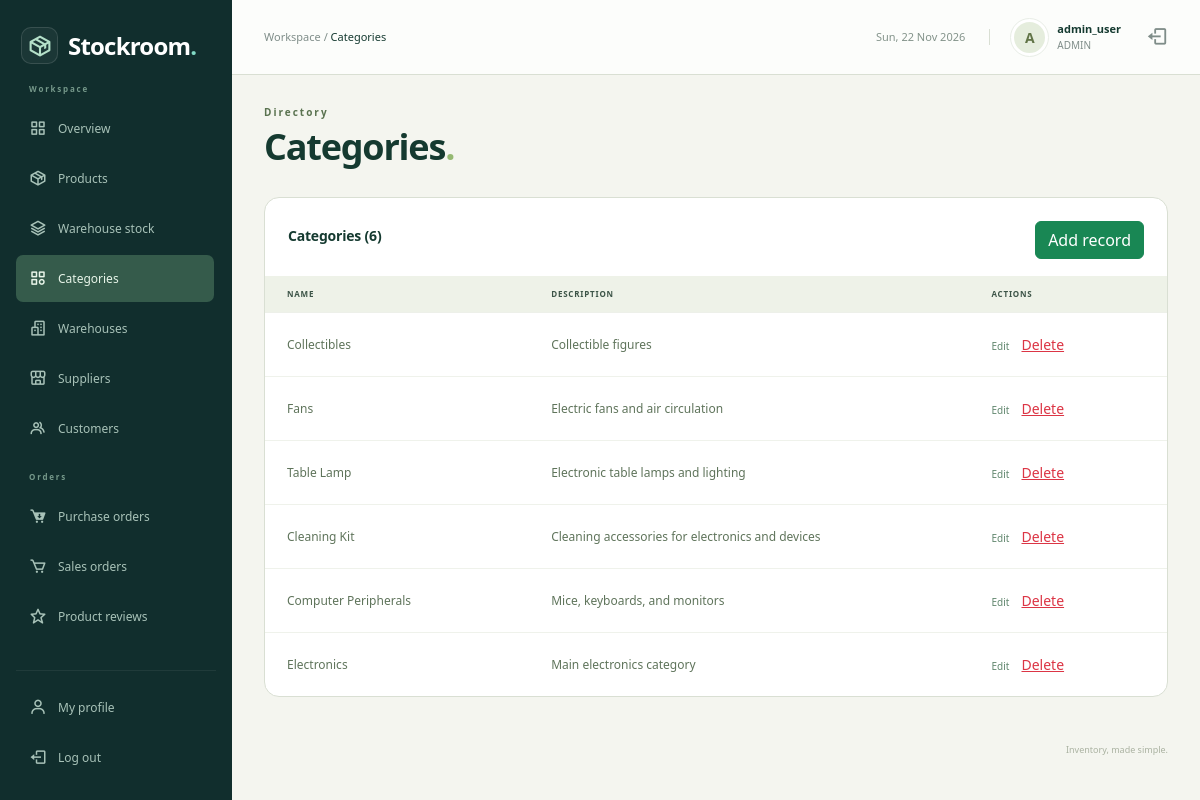
Screenshot of /admin/categories.php (signed in) with the database file from the repository.
### tables this page shows
CREATE TABLE `users` (
  `user_id` int NOT NULL,
  `username` varchar(50) NOT NULL,
  `email` varchar(100) NOT NULL,
  `password_hash` varchar(255) NOT NULL,
  `role` enum('ADMIN','MANAGER','STAFF','CUSTOMER') NOT NULL DEFAULT 'STAFF',
  `customer_id` int DEFAULT NULL,
  `is_active` tinyint(1) NOT NULL DEFAULT '1',
  `created_at` timestamp NULL DEFAULT CURRENT_TIMESTAMP
);

CREATE TABLE `categories` (
  `category_id` int NOT NULL,
  `parent_id` int DEFAULT NULL,
  `name` varchar(100) NOT NULL,
  `description` varchar(255) DEFAULT NULL
);

### admin/categories.php (called while the page is built, shortened)
<?php
$pageTitle = 'Categories';
require_once __DIR__ . '/../includes/auth.php';
require_once __DIR__ . '/../config/db.php';
$rows = mysqli_query($conn, 'SELECT category_id,name,description FROM categories ORDER BY category_id DESC');
include '../includes/workspace.php';
include '../templates/categories.php';
include '../includes/end.php';

### includes/auth.php (called while the page is built, shortened)
<?php
require_once __DIR__ . '/../config/db.php';
$user_id = (int) $_SESSION['user_id'];
$sql = "SELECT user_id, username, role, customer_id FROM users WHERE user_id=$user_id AND is_active=1";
$users = mysqli_query($conn, $sql);
$account = mysqli_fetch_assoc($users);

### includes/profile_data.php (called while the page is built, shortened)
<?php
function profile_ensure_table($conn)
{
    $ready = false;
    $found = mysqli_query($conn, "SHOW TABLES LIKE 'user_profiles'");
    if ($found) {
        if (mysqli_num_rows($found) > 0) {
            $ready = true;
        }
    }
    return $ready;
}
function profile_header_info($conn, $user_id)
{
    $info = array('name' => '', 'avatar' => '');
    if (profile_ensure_table($conn) == false) {
        return $info;
    }
    $rows = db_rows($conn, 'SELECT full_name, avatar FROM user_profiles WHERE user_id=' . (int) $user_id);
    return $info;
}
function profile_avatar_url($stored, $prefix = '')
{
    $stored = trim((string) $stored);
    if ($stored == '') {
        return '';
    }
    return $prefix . 'uploads/avatars/' . rawurlencode($stored);
}

### includes/helpers.php (called while the page is built, shortened)
<?php
if (function_exists('db_rows') == false) {
    function db_rows($conn, $sql)
    {
        $rows = array();
        $result = mysqli_query($conn, $sql);
        return $rows;
    }
}

### templates/categories.php (the view, shortened to what this page needs)
<section class="surface records-surface"><div class="section-heading"><h2>Categories (<?php echo $rows->num_rows; ?>)</h2><a class="btn btn-success" href="?editor=new">Add record</a></div>
<div class="table-responsive"><table class="table inventory-table records-table">
<thead><tr><th>Name</th><th>Description</th><th>Actions</th></tr></thead>
<tbody>
<?php while ($row = mysqli_fetch_assoc($rows)) { ?>
<tr>
    <td><?php echo htmlspecialchars($row['name']); ?></td>
    <td><?php if (isset($row['description'])) { echo htmlspecialchars($row['description']); } ?></td>
    <td><a class="text-link" href="?id=<?php echo $row['category_id']; ?>">Edit</a> <form method="post" class="inline-form" action="?id=<?php echo $row['category_id']; ?>"><button class="btn btn-sm btn-link text-danger" name="action" value="delete">Delete</button></form></td>
</tr>
<?php } ?>
</tbody></table></div>
</section>

### includes/topbar.php (shortened to what this page needs)
<?php
require_once __DIR__ . '/profile_data.php';
$topbar_profile = profile_header_info($conn, (int) $account['user_id']);
$topbar_name = $account['username'];
$topbar_avatar = profile_avatar_url($topbar_profile['avatar'], '../');
?>
<header class="topbar">
    <div class="d-flex align-items-center gap-3">
        <span class="breadcrumb-label">Workspace / <strong><?php echo htmlspecialchars($pageTitle); ?></strong></span>
    </div>
    <div class="topbar-account">
        <span class="topbar-date"><?php echo date('D, d M Y'); ?></span>
        <a class="account-link" href="profile.php" title="My profile">
            <?php if ($topbar_avatar != '') { ?>
            <img class="avatar" style="object-fit:cover" src="<?php echo htmlspecialchars($topbar_avatar); ?>" alt="">
            <?php } else { ?>
            <span class="avatar"><?php echo htmlspecialchars(substr($topbar_name, 0, 1)); ?></span>
            <?php } ?>
            <div><strong><?php echo htmlspecialchars($topbar_name); ?></strong><small><?php echo htmlspecialchars($account['role']); ?></small></div>
        </a>
        <a href="logout.php" class="topbar-logout" aria-label="Log out"><i class="bx bx-log-out" aria-hidden="true"></i></a>
    </div>
</header>

### assets/css/admin.css (style rules this page uses)
:root { --navy: #142c38; --teal: #137e73; --ink: #213640; --muted: #74818b; --line: #e7ecef; }
* { box-sizing: border-box; }
body { margin: 0; font-family: 'Segoe UI', Arial, sans-serif; font-size: 14px; color: var(--ink); background: #f5f7f9; }
a { text-decoration: none; }
button, a, input { -webkit-tap-highlight-color: transparent; }
.topbar { height: 82px; margin-left: 240px; padding: 0 38px; background: #fff; border-bottom: 1px solid var(--line); display: flex; align-items: center; justify-content: space-between; gap: 15px; }
.breadcrumb-label { color: var(--muted); font-size: 13px; }
.breadcrumb-label strong { color: var(--ink); font-weight: 500; }
.topbar-account { display: flex; align-items: center; gap: 11px; }
.topbar-account strong { display: block; font-weight: 600; font-size: 13px; }
.topbar-account small { color: var(--muted); font-size: 11px; display: block; }
.avatar { display: inline-grid; place-items: center; width: 37px; height: 37px; border-radius: 50%; background: #e2f1eb; color: #287864; font-weight: 700; text-transform: uppercase; }
.topbar-logout { color: var(--muted); font-size: 22px; margin-left: 14px; }
.inventory-table { font-size: 12px; margin-bottom: 0; }
.inventory-table thead th { color: #7c8991; font-size: 10px; text-transform: uppercase; letter-spacing: .6px; font-weight: 600; background: #fafbfc; padding: 13px 22px; border-color: var(--line); white-space: nowrap; }
.inventory-table td { padding: 20px 22px; border-color: var(--line); vertical-align: middle; color: #61727d; }
.inventory-table tr:last-child td { border: 0; }

### assets/css/dashboard.css (style rules this page uses)
.workspace-page { --navy: #112e2d; --teal: #278575; --ink: #243c39; --muted: #7f8d89; --line: #e6ebe7; background: #f5f6f3; }
.workspace-page .topbar { margin-left: 232px; height: 75px; padding: 0 32px; background: #ffffffc9; }
.workspace-page .breadcrumb-label { font-size: 11px; }
.topbar-date { color: #83938a; font-size: 11px; padding-right: 24px; border-right: 1px solid var(--line); margin-right: 10px; }
.account-link { display: flex; gap: 9px; align-items: center; color: var(--ink); }
.workspace-page .avatar { background: #e5eddd; color: #617447; border: 3px solid #fff; outline: 1px solid #e9eee7; }
.workspace-page .topbar-account strong { font-size: 11px; }
.workspace-page .topbar-account small { font-size: 10px; }
.surface { background: #fff; border: 1px solid var(--line); border-radius: 12px; min-width: 0; }
.section-heading { display: flex; align-items: center; justify-content: space-between; gap: 15px; padding: 23px 23px 17px; }
.section-heading h2 { font-size: 14px; font-weight: 650; margin: 0 0 7px; letter-spacing: -.2px; }
.text-link { color: #60866d; font-size: 10px; white-space: nowrap; background: none; border: 0; padding: 0; }
.workspace-page .inventory-table { font-size: 10px; }
.workspace-page .inventory-table thead th { background: #f8faf6; color: #9aa593; border-color: #edf0e9; font-size: 8px; padding: 12px 22px; letter-spacing: .8px; }
.workspace-page .inventory-table td { padding: 16px 22px; border-color: #eff2eb; color: #748270; }
.records-table { min-width: 700px; }
.workspace-page .records-table td { max-width: 280px; min-width: 90px; overflow-wrap: anywhere; font-size: 11px; line-height: 1.6; }
.workspace-page .records-table th { font-size: 9px; }
.workspace-page .records-table { width: max-content; min-width: 100%; }
.workspace-page .table-responsive { position: relative; }
.workspace-page .records-table td { white-space: nowrap; overflow-wrap: normal; font-size: 12px; color: #5f745b; }

### assets/css/modules.css (style rules this page uses)
.records-surface { margin-bottom: 1.5rem; }
.actions,.inline-form { display:flex;align-items:center;flex-wrap:wrap;gap:.65rem; }
.inline-form { display:inline-flex; }
.records-table td { vertical-align:middle; }
.workspace-page { --ink: #153a30; --line: #d9dfd3; background: #f4f5ef; }
.workspace-page .records-surface { border-radius: 15px; border: 1px solid var(--line); overflow: hidden; }
.workspace-page .records-table thead th { background: #eef2e8; color: #3c5447; }

### rows the page displays
users: username "A", username "admin_user", role "ADMIN"
categories: name "Collectibles", description "Collectible figures"
categories: name "Fans", description "Electric fans and air circulation"
categories: name "Table Lamp", description "Electronic table lamps and lighting"
categories: name "Cleaning Kit", description "Cleaning accessories for electronics and devices"
categories: name "Computer Peripherals", description "Mice, keyboards, and monitors"
categories: name "Electronics", description "Main electronics category"

### other values shown
$pageTitle "Categories"
$section "Directory"
$rows->num_rows "6"
